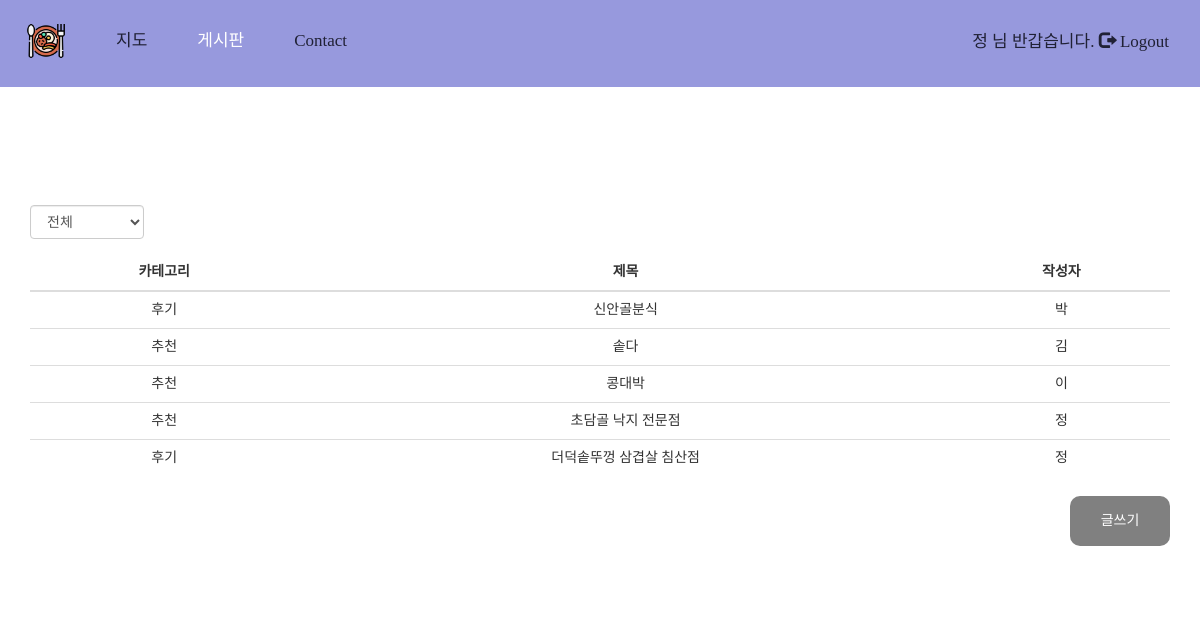
The page /article/list/ (signed in) on the database its author committed.
### app/models.py (models this page shows)
class Article(models.Model):
  title = models.CharField(max_length=100)
  content = models.CharField(max_length=1000)
  user = models.ForeignKey(User, on_delete=models.CASCADE)
  category = models.CharField(max_length=100, null=True) #게시판 카테고리 변수

class User(models.Model):
  email = models.CharField(max_length=20)
  name = models.CharField(max_length=20)
  pwd = models.CharField(max_length=20)
  pwd = models.CharField(max_length=20,null=True)

### app/views.py (the view)
# urls.py: path('article/list/', views.list),
def list(request):
  article_list = Article.objects.order_by('-id')
  context = {
    'article_list' : article_list
  }
  return render(request, 'list.html', context)

### app/templates/list.html (shortened to what this page needs)
{% extends 'home.html' %}
{% block content %}
<div class="jumbotron">
  <div class="container text-center">
    <div class="form-group">
      <select class="form-control" id="category-select">
        <option value="all">전체</option>
      </select>
    </div>
    <table class="table table-hover">
      <thead>
        <tr>
          <th>카테고리</th>
          <th>제목</th>
          <th>작성자</th>
        </tr>
      </thead>
      <tbody id="article-list">
        {% for article in article_list %}
        <tr no={{ article.id }}>
          {% if article.category == '1' %}
          <td>추천</td>
          {% elif article.category == '2' %}
          <td>후기</td>
          {% endif %}
          <td>{{ article.title }}</td>
          <td>{{ article.user.name }}</td>
        </tr>
        {% endfor %}
      </tbody>
    </table>
    <div class="text-center">
      <button class="btn btn-primary center" onclick='location="/article/write/"'>
        글쓰기
      </button>
    </div>
  </div>
</div>
{% endblock %}

### app/templates/home.html (shortened to what this page needs)
<!DOCTYPE html>
<html lang="en">
<head>
  <link rel="stylesheet" href="https://maxcdn.bootstrapcdn.com/bootstrap/3.4.1/css/bootstrap.min.css">
</head>
<body>
  <nav class="navbar navbar-inverse">
    <div class="container-fluid">
      <div class="navbar-header">
        <a class="navbar-brand" href="/page/"><img class="hover-zoom" src="/static/food.png" alt="logo" width="40px" style="margin-right: 20px;"></a>
      </div>
      <div class="collapse navbar-collapse" id="myNavbar">
        <ul class="nav navbar-nav">
          <li {% if request.path == '/map/' %}class="active"{% endif %}><a href="{% if request.session.email %}/main/{% else %}/signin/?next=/map/{% endif %}" class="hover-zoom2" style="margin-right: 20px;">지도</a></li>
          <li {% if request.path == '/article/list/' %}class="active"{% endif %}><a href="{% if request.session.email %}/article/list/{% else %}/signin/?next=/article/list/{% endif %}" class="hover-zoom2" style="margin-right: 20px;">게시판</a></li>
          <li {% if request.path == '/contact/' %}class="active"{% endif %}><a href="/contact/" class="hover-zoom2" style="margin-right: 20px;">Contact</a></li>
        </ul>
        <ul class="nav navbar-nav navbar-right">
          {% if request.session.email %}
          <li>
            <a href="/signout/">
              {{ request.session.name }} 님 반갑습니다.
                <span class="glyphicon glyphicon-log-out"></span> Logout
            </a>
          </li>
          {% else %}
          <li>
            <a href="/signin/">
              <span class="glyphicon glyphicon-log-in"></span> Login
            </a>
          </li>
          {% endif %}
        </ul>
      </div>
    </div>
  </nav>
{% block content %}
{% endblock %}
</body>
</html>

### app/templates/home.html (style rules this page uses)
* { font-family: NeoDunggeunmo; }
.navbar-inverse .navbar-nav>.active>a, .navbar-inverse .navbar-nav>.active>a:focus, .navbar-inverse .navbar-nav>.active>a:hover { background-color: #9799dd; }
.navbar { margin-bottom: 0; border-radius: 0; padding-top: 5px; padding-bottom: 5px; background-color: #9799dd; border-color: #9799dd; }
.navbar-brand { clear: left; padding-left: 25px; padding-bottom: 20px; height: auto; }
.navbar-inverse .navbar-nav>li>a { color: #202135; }
.nav>li>a { padding-top: 25px; font-size: 17px; }

### app/templates/list.html (style rules this page uses)
.jumbotron { background-color:white; margin-top: 50px; margin-bottom: 80px; }
.center { text-align: center; }
th { text-align: center; pointer-events: none; }
.form-control { width: 10% }
.btn-primary { color: white; width: 100px; height: 50px; border-radius: 10px; border-width: 0px; float: right; background-color: gray; }

### rows shown on the page
Article: category "후기", title "신안골분식", user.name "박"
Article: category "추천", title "솥다", user.name "김"
Article: category "추천", title "콩대박", user.name "이"
Article: category "추천", title "초담골 낙지 전문점", user.name "정"
Article: category "후기", title "더덕솥뚜껑 삼겹살 침산점", user.name "정"

### other values the page prints
{{ request.session.name }} "정"
